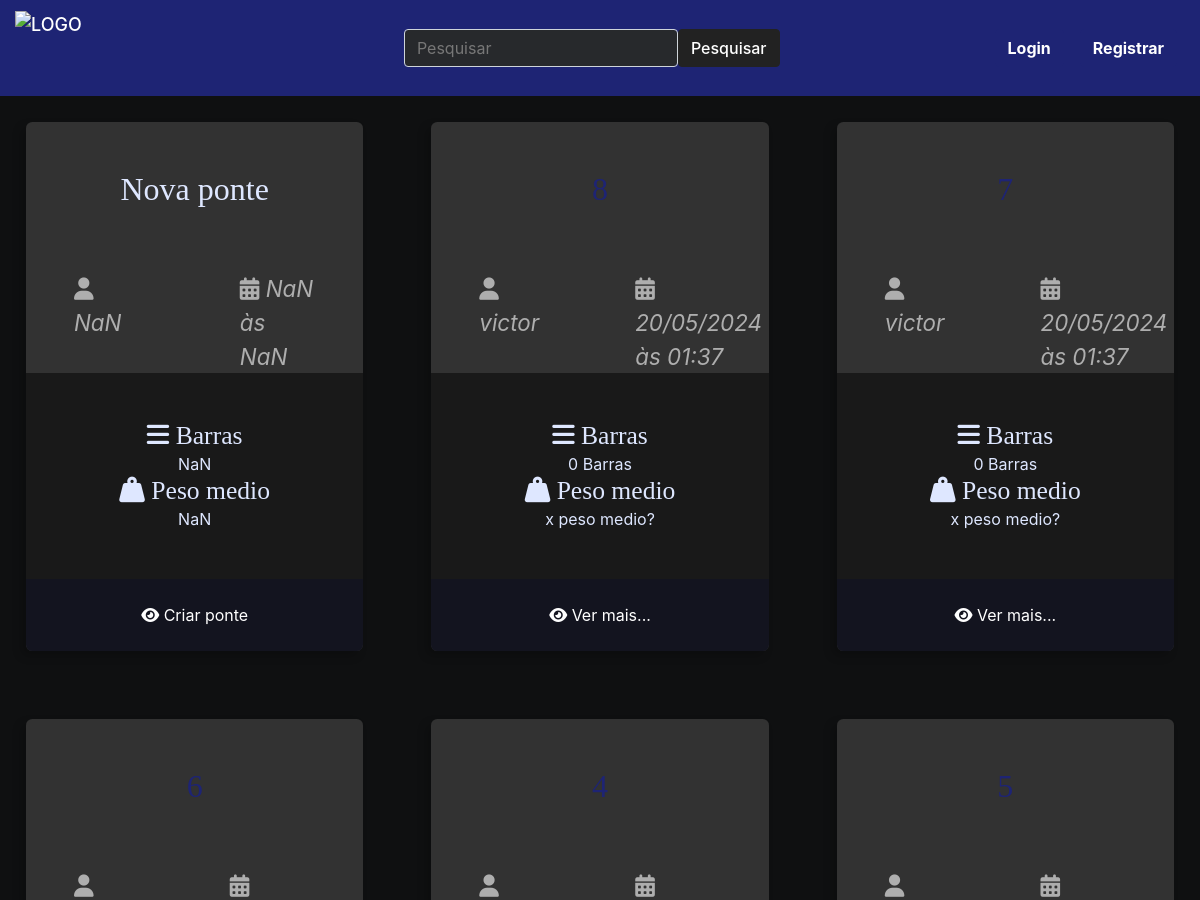
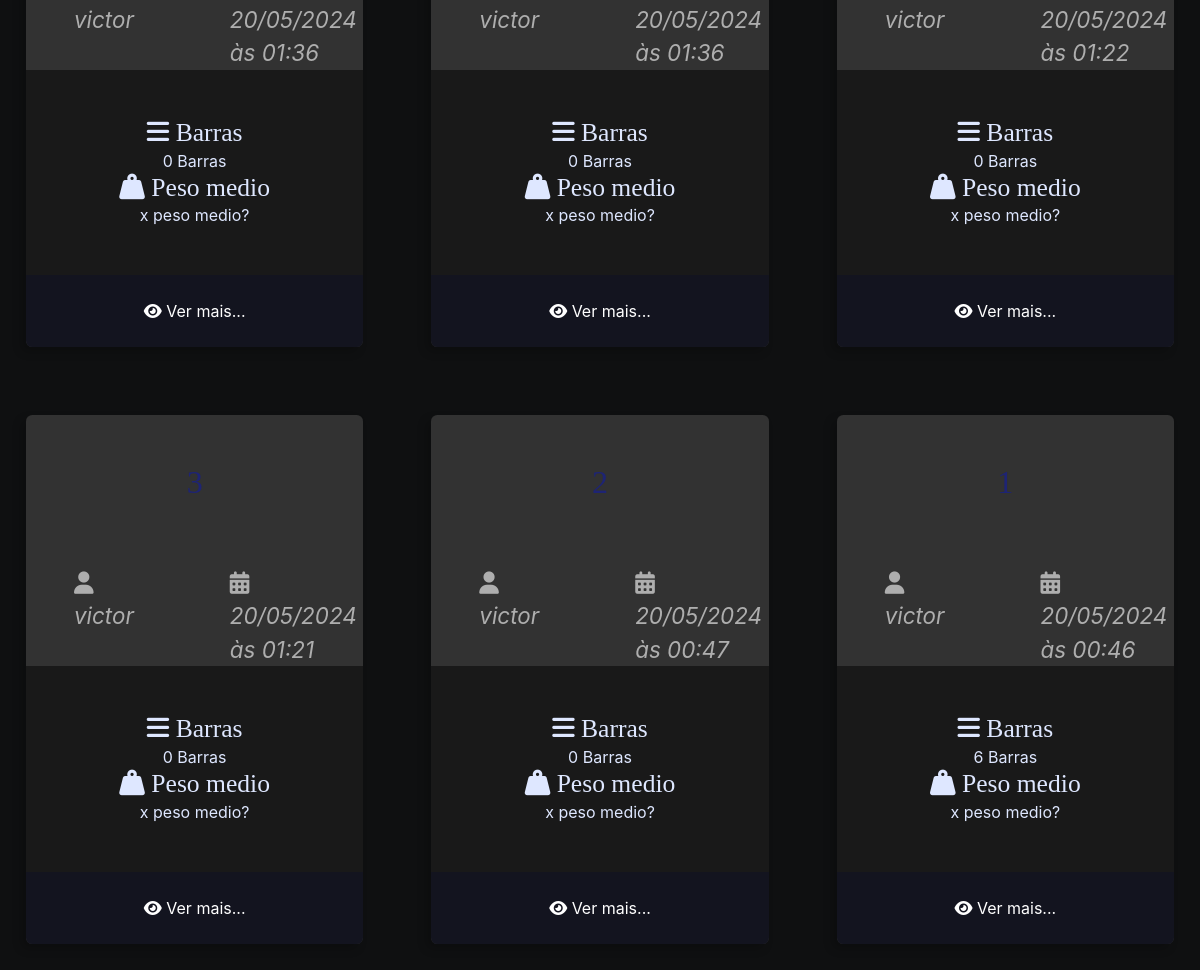
The page / on the database its author committed (2 pictures, top to bottom).
### ponte/models.py (models this page shows, shortened)
class Ponte(models.Model):
    autor = models.ForeignKey(User, on_delete=models.CASCADE)
    nome_ponte = models.CharField(max_length=50)
    peso_linear = models.FloatField(null=True, blank=True)
    peso_metade = models.FloatField(null=True, blank=True)
    slug = models.SlugField(unique=True, blank=True, null=True)
    created_at = models.DateTimeField(auto_now_add=True)
    updated_at = models.DateTimeField(auto_now=True)
    cover = models.ImageField(upload_to='ponte/covers/%Y/%m/%d/', default='', blank=True)

### ponte/views.py (the view)
# urls.py: path('', index, name='index'),
def index(request):
    pontes = Ponte.objects.all().order_by('-id')
    return render(request, 'ponte/pages/home.html', context={'pontes': pontes})

### ponte/templates/ponte/pages/home.html (shortened to what this page needs)
{% extends 'global/base.html' %}
{% load static %}
{% block content %}
<div class="main-content main-content-list container">
{% include 'ponte/partials/newponte.html' %}
{% for ponte in pontes %}
    {% include 'ponte/partials/pontes.html' %}
{% endfor %}
</div>
{% endblock content %}

### ponte/templates/ponte/partials/pontes.html (shortened to what this page needs)
{% load static %}
<div class="ponte ponte-list-item">
    <div class="ponte-title-container">
        <h2 class="ponte-title">
            <a href="">
            </a>
        </h2>
    </div>
    <div class="ponte-infos">
        <div class="ponte-author">
            <span class="ponte-author-item">
                <i class="fas fa-user"></i>
                {% if ponte.autor.first_name %}
                {{ ponte.autor.first_name }} {{ ponte.autor.last_name }}
                {% else %}
                {{ ponte.autor.username }}
                {% endif %}
            </span>
        </div>
        <div class="ponte-date">
            <span class="ponte-date-item">
                <i class="fas fa-calendar-alt"></i>
                {{ ponte.created_at|date:"d/m/Y" }}<br> às
                {{ ponte.created_at|date:"H:i" }}
            </span>
        </div>
    </div>
    <div class="ponte-meta-container">
        <div class="ponte-meta ponte-barra">
            <h3 class="ponte-meta-title"><i class="fas fa-bars"></i>
                {% if ponte.barras.count == 1 %}
                Barra
                {% else %}
                Barras
                {% endif %}</h3>
            <div class="ponte-meta-text">
                {% if ponte.barras.count == 1 %}
                {{ ponte.barras.count }} Barra
                {% else %}
                {{ ponte.barras.count }} Barras
                {% endif %}
            </div>
        </div>
        <div class="ponte-meta ponte-pmedio">
            <h3 class="ponte-meta-title"><i class="fas fa-weight-hanging"></i> Peso medio</h3>
            <div class="ponte-meta-text">
                x peso medio?
            </div>
        </div>
    </div>
    <footer class="ponte-footer">
        <a class="ponte-read-more button button-dark button-full-width"
            href="">
            <i class="fas fa-eye"></i>
            <span>Ver mais...</span>
        </a>
    </footer>
</div>

### ponte/static/ponte/css/ponte.css (style rules this page uses)
.main-content * { padding: 0; margin: 0; box-sizing: border-box; }
.main-content h1, .main-content h2, .main-content h3, .main-content h4, .main-content h5, .main-content h6 { font-family: var(--font-headings); }
.main-content-container .container { max-width: 144rem; margin: 0 auto; padding: var(--spacing-gutter-small); }
.main-content { padding-top: 0; }
.main-content-list { display: grid; grid-template-columns: repeat(auto-fit, minmax(340px, 1fr)); gap: var(--spacing-gutter-medium); }
.ponte { background: var(--color-gray-8); box-shadow: -5px 5px 10px rgba(0, 0, 0, 0.2); transform: scale(1); transition: all 300ms ease-in-out; border-radius: 0.4rem; overflow: hidden; }
.ponte-list-item { max-width: 64rem; margin: 10px; }
.ponte-title-container { display: flex; justify-content: center; align-items: center; padding: var(--spacing-gutter-medium); padding-bottom: 2rem; }
.ponte-author { padding: 0 var(--spacing-gutter-medium); }
.ponte-date { padding: 0 var(--spacing-gutter-medium); }
.ponte-infos { padding-top: 2rem; display: flex; justify-content: space-between; }
.ponte-author-item { color: var(--color-gray-3); font-style: italic; font-size: 1.4rem; text-align: left }
.ponte-date-item { color: var(--color-gray-3); font-style: italic; font-size: 1.4rem; text-align: right; }
.ponte-meta-container { display: flex; flex-flow: row wrap; padding: var(--spacing-gutter-medium); background: var(--color-gray-9); }
.ponte-meta { display: flex; flex-flow: column nowrap; flex-shrink: 1; flex-grow: 1; text-align: center; }
.ponte-meta-title { font-size: 1.6rem; }
.ponte-footer { margin-top: auto; width: 100%; }
.ponte-footer a { background: var(--color-primary-dark); display: block; color: var(--color-white); text-decoration: none; text-align: center; padding: 1.5rem var(--spacing-gutter-medium); transition: all 300ms ease-in-out; }

### rows shown on the page
Ponte: autor.username "victor", created_at "20/05/2024", created_at "01:37", shows "Barras", barras.count "0"
Ponte: autor.username "victor", created_at "20/05/2024", created_at "01:37", shows "Barras", barras.count "0"
Ponte: autor.username "victor", created_at "20/05/2024", created_at "01:36", shows "Barras", barras.count "0"
Ponte: autor.username "victor", created_at "20/05/2024", created_at "01:36", shows "Barras", barras.count "0"
Ponte: autor.username "victor", created_at "20/05/2024", created_at "01:22", shows "Barras", barras.count "0"
Ponte: autor.username "victor", created_at "20/05/2024", created_at "01:21", shows "Barras", barras.count "0"
Ponte: autor.username "victor", created_at "20/05/2024", created_at "00:47", shows "Barras", barras.count "0"
Ponte: autor.username "victor", created_at "20/05/2024", created_at "00:46", shows "Barras", barras.count "6"
